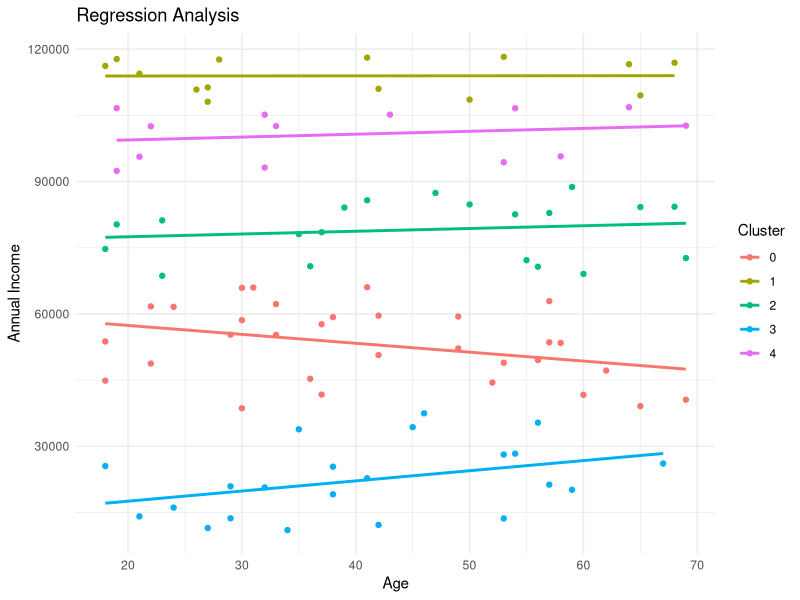

This figure's R source:
library(ggplot2)

# Load the data
data <- read.csv('data/segmented_customer_data.csv')

# Create a regression plot for the entire dataset
plot <- ggplot(data, aes(x=age, y=annual_income, color=factor(cluster))) +
  geom_point() +
  geom_smooth(method='lm', se=FALSE) +
  labs(title="Regression Analysis", x="Age", y="Annual Income", color="Cluster") +
  theme_minimal()

# Save the plot
ggsave("static/cluster_regression_plot.png", plot)
